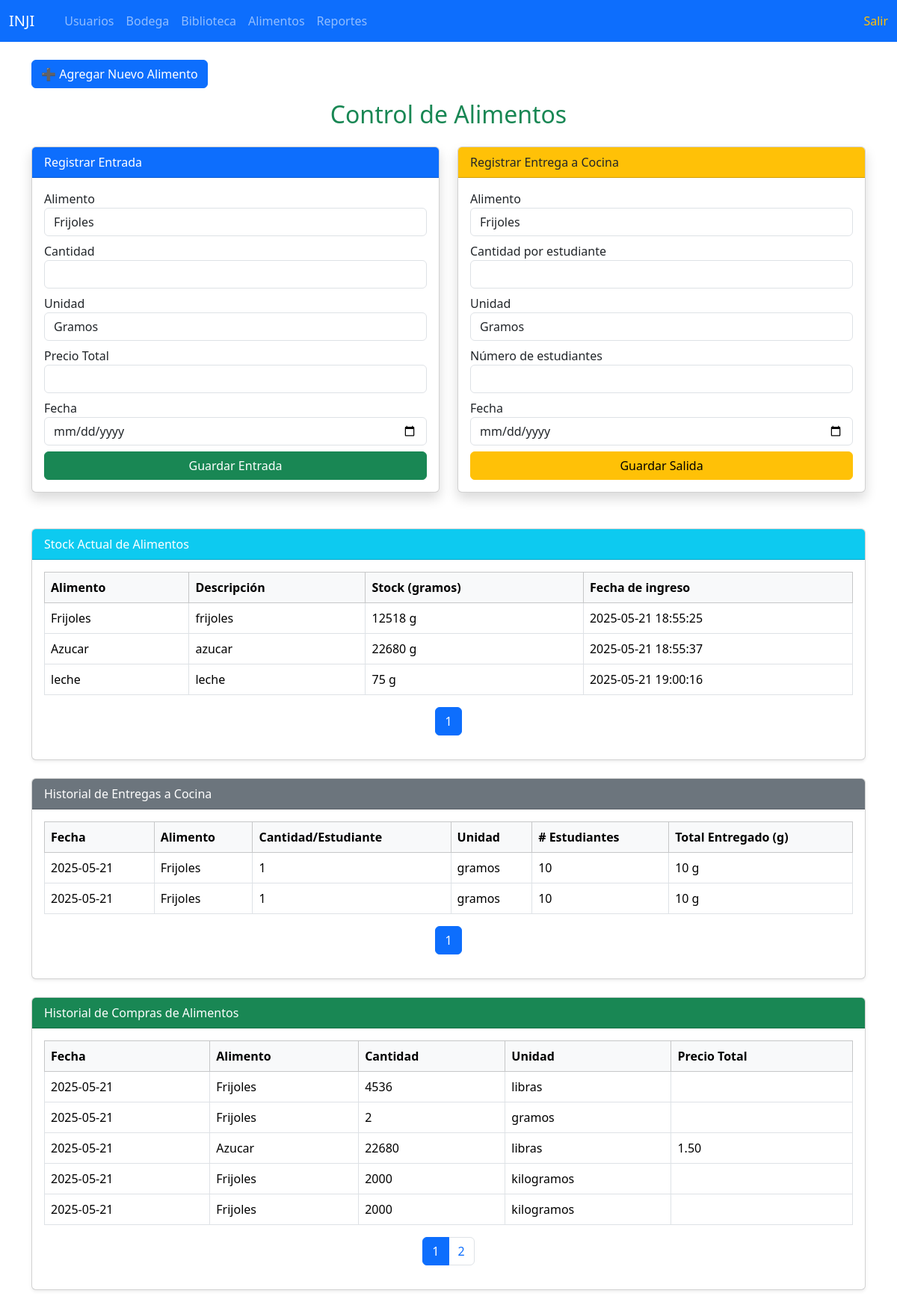
The page /departamentos/alimentos/alimentos.php (signed in) on the database its author committed.
### tables this page shows
CREATE TABLE `alimentos` (
  `id` int NOT NULL,
  `nombre` varchar(100) NOT NULL,
  `descripcion` text,
  `stock_gramos` int NOT NULL DEFAULT '0',
  `creado_en` timestamp NULL DEFAULT CURRENT_TIMESTAMP
);

CREATE TABLE `salidas_alimentos` (
  `id` int NOT NULL,
  `alimento_id` int NOT NULL,
  `cantidad_por_estudiante` int NOT NULL,
  `numero_estudiantes` int NOT NULL,
  `cantidad_total` int NOT NULL,
  `fecha` date NOT NULL,
  `unidad` varchar(10) DEFAULT 'g'
);

CREATE TABLE `entradas_alimentos` (
  `id` int NOT NULL,
  `alimento_id` int NOT NULL,
  `cantidad_gramos` int NOT NULL,
  `fecha` date NOT NULL,
  `unidad` varchar(10) DEFAULT 'g',
  `precio` decimal(10,2) DEFAULT '0.00'
);

### departamentos/alimentos/alimentos.php (the view, shortened to what this page needs)
<?php
include '../../header.php';
include '../../conexion.php';
function paginar($total, $pagina_actual, $limite, $parametro) {
    $total_paginas = ceil($total / $limite);
    echo "<nav><ul class='pagination justify-content-center'>";
    for ($i = 1; $i <= $total_paginas; $i++) {
        $active = $i == $pagina_actual ? 'active' : '';
        echo "<li class='page-item $active'><a class='page-link' href='?{$parametro}={$i}#{$parametro}'>{$i}</a></li>";
    }
    echo "</ul></nav>";
}
?>
<div class="container py-4">
    <a href="nuevo_alimento.php" class="btn btn-primary mb-3">➕ Agregar Nuevo Alimento</a>
    <h2 class="text-center text-success mb-4">Control de Alimentos</h2>
    <div class="row">
        <div class="col-md-6">
            <div class="card shadow mb-4">
                <div class="card-header bg-primary text-white">Registrar Entrada</div>
                <div class="card-body">
                    <form method="POST">
                        <div class="mb-2">
                            <label>Alimento</label>
                            <select name="alimento_id" class="form-control" required>
                                <?php
                                $alimentos = mysqli_query($conexion, "SELECT * FROM alimentos");
                                while ($a = mysqli_fetch_assoc($alimentos)) {
                                    echo "<option value='{$a['id']}'>{$a['nombre']}</option>";
                                }
                                ?>
                            </select>
                        </div>
                        <div class="mb-2">
                            <label>Cantidad</label>
                            <input type="number" step="0.01" name="cantidad" class="form-control" required>
                        </div>
                        <div class="mb-2">
                            <label>Unidad</label>
                            <select name="unidad" class="form-control" required>
                                <option value="gramos">Gramos</option>
                            </select>
                        </div>
                        <div class="mb-2">
                            <label>Precio Total</label>
                            <input type="number" step="0.01" name="precio" class="form-control">
                        </div>
                        <div class="mb-2">
                            <label>Fecha</label>
                            <input type="date" name="fecha" class="form-control" required>
                        </div>
                        <button class="btn btn-success w-100">Guardar Entrada</button>
                    </form>
                </div>
            </div>
        </div>
        <div class="col-md-6">
            <div class="card shadow mb-4">
                <div class="card-header bg-warning text-dark">Registrar Entrega a Cocina</div>
                <div class="card-body">
                    <form method="POST">
                        <div class="mb-2">
                            <label>Alimento</label>
                            <select name="salida_alimento_id" class="form-control" required>
                                <?php
                                $alimentos2 = mysqli_query($conexion, "SELECT * FROM alimentos");
                                while ($a = mysqli_fetch_assoc($alimentos2)) {
                                    echo "<option value='{$a['id']}'>{$a['nombre']}</option>";
                                }
                                ?>
                            </select>
                        </div>
                        <div class="mb-2">
                            <label>Cantidad por estudiante</label>
                            <input type="number" step="0.01" name="cantidad_por_estudiante" class="form-control" required>
                        </div>
                        <div class="mb-2">
                            <label>Unidad</label>
                            <select name="unidad_salida" class="form-control" required>
                                <option value="gramos">Gramos</option>
                            </select>
                        </div>
                        <div class="mb-2">
                            <label>Número de estudiantes</label>
                            <input type="number" name="numero_estudiantes" class="form-control" required>
                        </div>
                        <div class="mb-2">
                            <label>Fecha</label>
                            <input type="date" name="fecha_salida" class="form-control" required>
                        </div>
                        <button class="btn btn-warning w-100">Guardar Salida</button>
                    </form>
                </div>
            </div>
        </div>
    </div>
    <div class="card shadow-sm mt-4">
        <div class="card-header bg-info text-white">Stock Actual de Alimentos</div>
        <div class="card-body">
            <table class="table table-bordered table-hover">
                <thead class="table-light">
                    <tr>
                        <th>Alimento</th>
                        <th>Descripción</th>
                        <th>Stock (gramos)</th>
                        <th>Fecha de ingreso</th>
                    </tr>
                </thead>
                <tbody>
                    <?php
                    $pagina_stock = isset($_GET['stock']) ? (int)$_GET['stock'] : 1;
                    $limite_stock = 5;
                    $offset_stock = ($pagina_stock - 1) * $limite_stock;
                    $total_stock = mysqli_fetch_assoc(mysqli_query($conexion, "SELECT COUNT(*) AS total FROM alimentos"))['total'];
                    $stock = mysqli_query($conexion, "SELECT * FROM alimentos LIMIT $offset_stock, $limite_stock");
                    while ($r = mysqli_fetch_assoc($stock)) {
                        echo "<tr>
                                <td>{$r['nombre']}</td>
                                <td>{$r['descripcion']}</td>
                                <td>{$r['stock_gramos']} g</td>
                                <td>{$r['creado_en']}</td>
                              </tr>";
                    }
                    ?>
                </tbody>
            </table>
            <?php paginar($total_stock, $pagina_stock, $limite_stock, 'stock'); ?>
        </div>
    </div>
    <div class="card shadow-sm mt-4">
        <div class="card-header bg-secondary text-white">Historial de Entregas a Cocina</div>
        <div class="card-body">
            <table class="table table-bordered table-hover">
                <thead class="table-light">
                    <tr>
                        <th>Fecha</th>
                        <th>Alimento</th>
                        <th>Cantidad/Estudiante</th>
                        <th>Unidad</th>
                        <th># Estudiantes</th>
                        <th>Total Entregado (g)</th>
                    </tr>
                </thead>
                <tbody>
                    <?php
                    $pagina_salidas = isset($_GET['salidas']) ? (int)$_GET['salidas'] : 1;
                    $limite_salidas = 5;
                    $offset_salidas = ($pagina_salidas - 1) * $limite_salidas;
                    $total_salidas = mysqli_fetch_assoc(mysqli_query($conexion, "SELECT COUNT(*) AS total FROM salidas_alimentos"))['total'];
                    $salidas = mysqli_query($conexion, "
                        SELECT s.*, a.nombre AS alimento
                        FROM salidas_alimentos s
                        INNER JOIN alimentos a ON s.alimento_id = a.id
                        ORDER BY s.fecha DESC
                        LIMIT $offset_salidas, $limite_salidas
                    ");
                    while ($s = mysqli_fetch_assoc($salidas)) {
                        echo "<tr>
                                <td>{$s['fecha']}</td>
                                <td>{$s['alimento']}</td>
                                <td>{$s['cantidad_por_estudiante']}</td>
                                <td>{$s['unidad']}</td>
                                <td>{$s['numero_estudiantes']}</td>
                                <td>{$s['cantidad_total']} g</td>
                              </tr>";
                    }
                    ?>
                </tbody>
            </table>
        </div>
    </div>
<div class="card shadow-sm mt-4">
    <div class="card-header bg-success text-white">Historial de Compras de Alimentos</div>
    <div class="card-body">
        <table class="table table-bordered table-hover">
            <thead class="table-light">
                <tr>
                    <th>Fecha</th>
                    <th>Alimento</th>
                    <th>Cantidad</th>
                    <th>Unidad</th>
                    <th>Precio Total</th>
                </tr>
            </thead>
            <tbody>
                <?php
                $pagina_entradas = isset($_GET['entradas']) ? (int)$_GET['entradas'] : 1;
                $limite_entradas = 5;
                $offset_entradas = ($pagina_entradas - 1) * $limite_entradas;
                $total_entradas = mysqli_fetch_assoc(mysqli_query($conexion, "SELECT COUNT(*) AS total FROM entradas_alimentos"))['total'];
                $entradas = mysqli_query($conexion, "
                    SELECT e.*, a.nombre AS alimento
                    FROM entradas_alimentos e
                    INNER JOIN alimentos a ON e.alimento_id = a.id
                    ORDER BY e.fecha DESC
                    LIMIT $offset_entradas, $limite_entradas
                ");
                while ($e = mysqli_fetch_assoc($entradas)) {
                    echo "<tr>
                            <td>{$e['fecha']}</td>
                            <td>{$e['alimento']}</td>
                            <td>{$e['cantidad_gramos']}</td>
                            <td>{$e['unidad']}</td>
                            <td> {$e['precio']}</td>
                          </tr>";
                }
                ?>
            </tbody>
        </table>
    </div>
</div>
</div>
</body>
</html>

### rows shown on the page
alimentos: nombre "Frijoles", descripcion "frijoles", stock_gramos "12518", creado_en "2025-05-21 18:55:25"
alimentos: nombre "Azucar", descripcion "azucar", stock_gramos "22680", creado_en "2025-05-21 18:55:37"
alimentos: nombre "leche", descripcion "leche", stock_gramos "75", creado_en "2025-05-21 19:00:16"
salidas_alimentos: fecha "2025-05-21", alimento.nombre "Frijoles", cantidad_por_estudiante "1", unidad "gramos", numero_estudiantes "10", cantidad_total "10"
salidas_alimentos: fecha "2025-05-21", alimento.nombre "Frijoles", cantidad_por_estudiante "1", unidad "gramos", numero_estudiantes "10", cantidad_total "10"
entradas_alimentos: fecha "2025-05-21", alimento.nombre "Frijoles", cantidad_gramos "4536", unidad "libras"
entradas_alimentos: fecha "2025-05-21", alimento.nombre "Frijoles", cantidad_gramos "2", unidad "gramos"
entradas_alimentos: fecha "2025-05-21", alimento.nombre "Azucar", cantidad_gramos "22680", unidad "libras", precio "1.50"
entradas_alimentos: fecha "2025-05-21", alimento.nombre "Frijoles", cantidad_gramos "2000", unidad "kilogramos"
entradas_alimentos: fecha "2025-05-21", alimento.nombre "Frijoles", cantidad_gramos "2000", unidad "kilogramos"

### other values the page prints
form field alimento_id "Frijoles"
form field salida_alimento_id "Frijoles"
